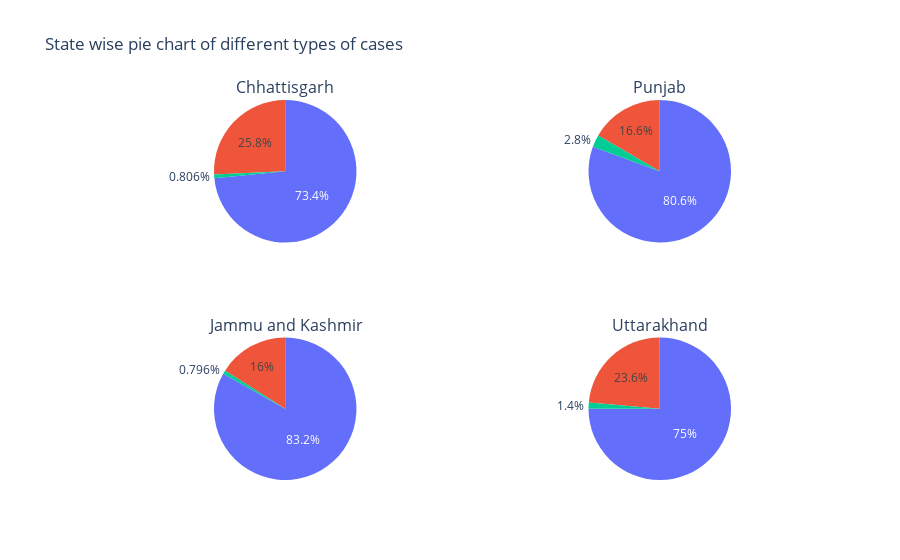

Notebook cell for this chart:
### Code cell
specs = [[{'type':'domain'}, {'type':'domain'}],[{'type':'domain'}, {'type':'domain'}]]
fig = make_subplots(rows=2, cols=2, specs=specs, subplot_titles=["Chhattisgarh","Punjab","Jammu and Kashmir",
"Uttarakhand"])

#Chhattisgarh
cht_active = statecases['Active Cases'].iloc[16]
cht_cured = statecases['Cured/Discharged'].iloc[16]
cht_death = statecases['Death'].iloc[16]

labels=['Active Cases','Cured/Discharged','Death']
values_cht=[cht_active,cht_cured,cht_death]
fig.add_trace(go.Pie(labels=labels, values=values_cht), 1, 1)

#Punjab
pun_active = statecases['Active Cases'].iloc[17]
pun_cured = statecases['Cured/Discharged'].iloc[17]
pun_death = statecases['Death'].iloc[17]

labels=['Active Cases','Cured/Discharged','Death']
values_pun=[pun_active,pun_cured,pun_death]
fig.add_trace(go.Pie(labels=labels, values=values_pun), 1, 2)

#Jammu and Kashmir
jk_active = statecases['Active Cases'].iloc[18]
jk_cured = statecases['Cured/Discharged'].iloc[18]
jk_death = statecases['Death'].iloc[18]

labels=['Active Cases','Cured/Discharged','Death']
values_jk=[jk_active,jk_cured,jk_death]
fig.add_trace(go.Pie(labels=labels, values=values_jk), 2, 1)

#Uttarakhand
ut_active = statecases['Active Cases'].iloc[19]
ut_cured = statecases['Cured/Discharged'].iloc[19]
ut_death = statecases['Death'].iloc[19]

labels=['Active Cases','Cured/Discharged','Death']
values_ut=[ut_active,ut_cured,ut_death]
fig.add_trace(go.Pie(labels=labels, values=values_ut), 2, 2)

fig.update(layout_title_text='State wise pie chart of different types of cases',layout_showlegend=False)
fig = go.Figure(fig)
fig.show()

### Figure 1 — Plotly figure (JSON) as saved in the notebook; plotly's stock layout.template omitted (floating-point values rounded to 4 significant figures)
{"data": [{"domain": {"x": [0, 0.45], "y": [0.625, 1]}, "labels": ["Active Cases", "Cured/Discharged", "Death"], "type": "pie", "values": [38198, 108935, 1196]}, {"domain": {"x": [0.55, 1], "y": [0.625, 1]}, "labels": ["Active Cases", "Cured/Discharged", "Death"], "type": "pie", "values": [22399, 108533, 3773]}, {"domain": {"x": [0, 0.45], "y": [0, 0.375]}, "labels": ["Active Cases", "Cured/Discharged", "Death"], "type": "pie", "values": [15726, 81654, 781]}, {"domain": {"x": [0.55, 1], "y": [0, 0.375]}, "labels": ["Active Cases", "Cured/Discharged", "Death"], "type": "pie", "values": [22032, 69979, 1306]}], "layout": {"annotations": [{"font": {"size": 16}, "showarrow": false, "text": "Chhattisgarh", "x": 0.225, "xanchor": "center", "xref": "paper", "y": 1, "yanchor": "bottom", "yref": "paper"}, {"font": {"size": 16}, "showarrow": false, "text": "Punjab", "x": 0.775, "xanchor": "center", "xref": "paper", "y": 1, "yanchor": "bottom", "yref": "paper"}, {"font": {"size": 16}, "showarrow": false, "text": "Jammu and Kashmir", "x": 0.225, "xanchor": "center", "xref": "paper", "y": 0.375, "yanchor": "bottom", "yref": "paper"}, {"font": {"size": 16}, "showarrow": false, "text": "Uttarakhand", "x": 0.775, "xanchor": "center", "xref": "paper", "y": 0.375, "yanchor": "bottom", "yref": "paper"}], "showlegend": false, "title": {"text": "State wise pie chart of different types of cases"}}}
